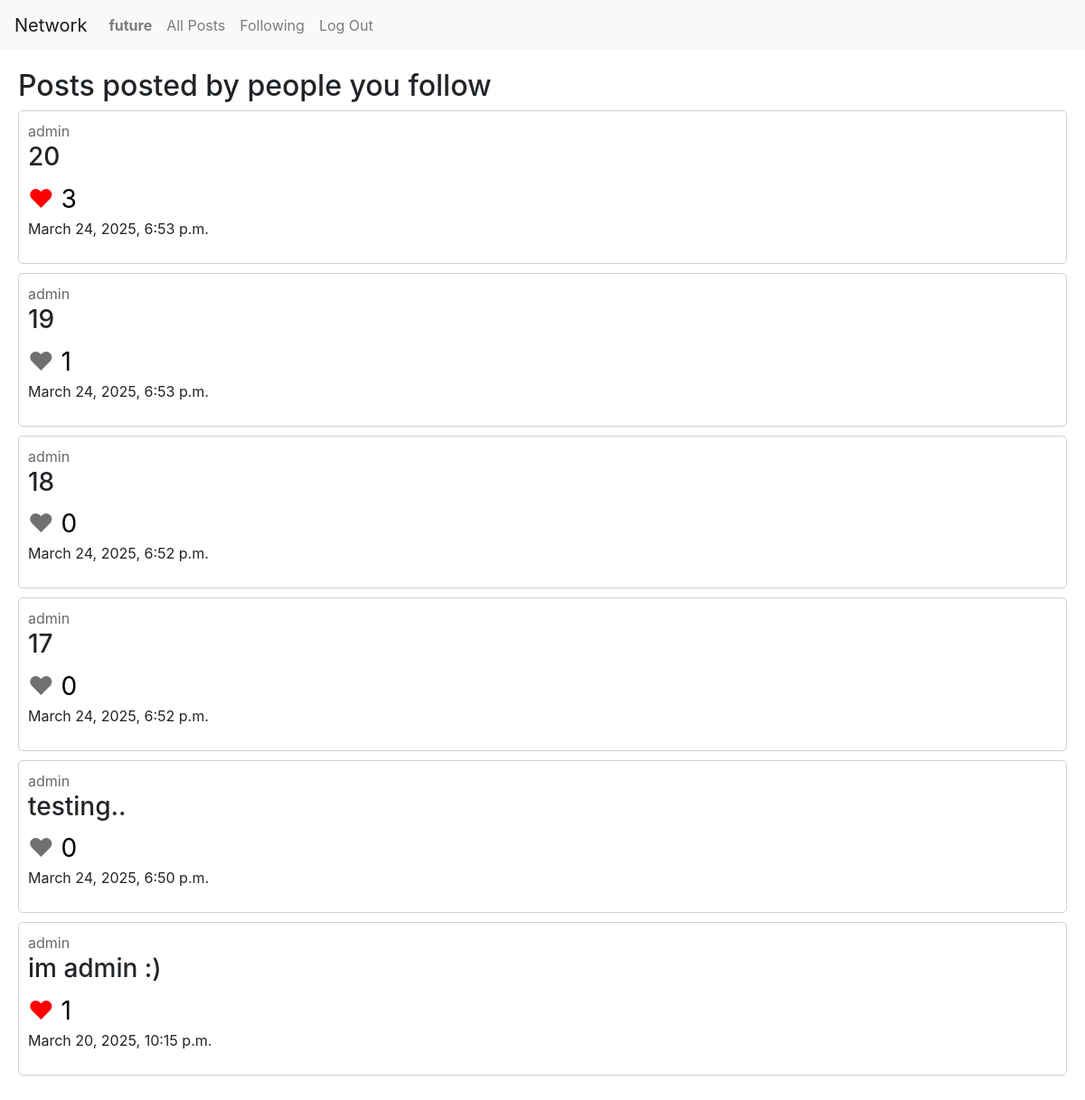
Before: /following (signed in) with the older database file.
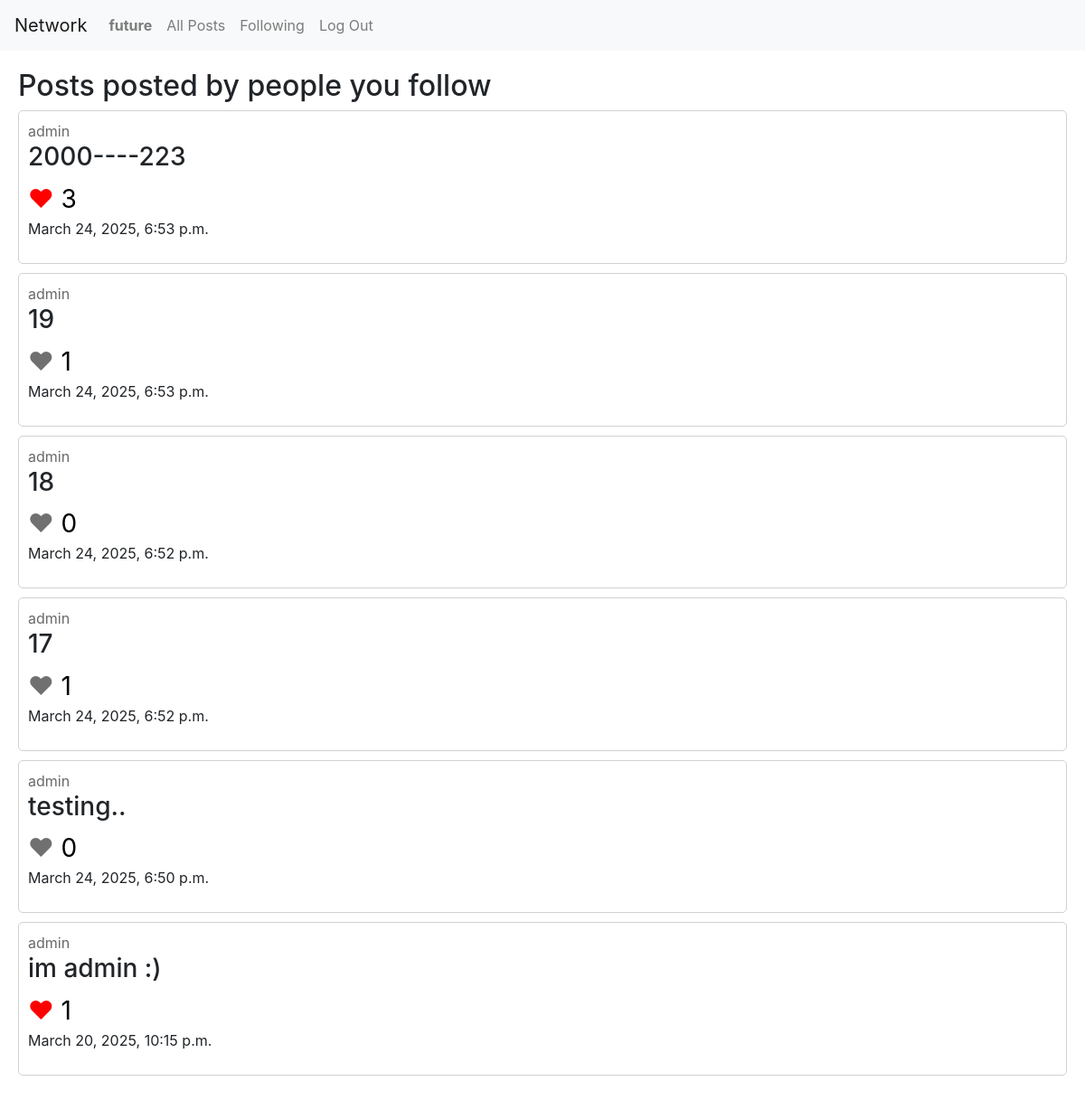
After: the same page with the newer database file.
### network/models.py (models this page shows, shortened)
class Post(models.Model):
    content = models.TextField(max_length=250)
    likes = models.ManyToManyField(User, blank=True, related_name="users_who_liked")
    creator = models.ForeignKey(User, on_delete=models.CASCADE)
    timestamp = models.DateTimeField(auto_now_add=True)

class User(AbstractUser):
    followers = models.ManyToManyField("self", blank=True, symmetrical=False, related_name="following_users")
    following = models.ManyToManyField("self", blank=True, symmetrical=False, related_name="followers_users")

### network/views.py (the view)
# urls.py: path("following", views.followed_posts, name="followed_posts"),
@login_required
def followed_posts(request):
    user = User.objects.get(username=request.user.username)
    all_posts = Post.objects.filter(creator__in=user.following.all()).order_by("-timestamp")
    page = request.GET.get('page')
    paginator = Paginator(all_posts, 10)
    page_obj = paginator.get_page(page)
    return render(request, "network/followed_posts.html", {
        "all_posts": page_obj
    })

### network/templates/network/followed_posts.html
{% extends "network/layout.html" %}
{% block body %}
    <h2>Posts posted by people you follow</h2>
    {% include 'network/posts.html' %}
{% endblock %}

### network/templates/network/posts.html (shortened to what this page needs)
{% for post in all_posts %}
    <div class="post">
        <span class="firstspan"><a href="{% url 'user_account' post.creator %}" class="user-link">{{ post.creator }}</a></span>
        <h3 class="post-content">{{ post.content }}</h3>
        {% if user.is_authenticated %}
            {% if user in post.likes.all %}
                <span class="heart-liked" data-post-id="{{ post.id }}">
                    &hearts;
                </span>
            {% else %}
                <span class="heart" data-post-id="{{ post.id }}">
                    &hearts;
                </span>
            {% endif %}
        {% else %}
            <span class="heart-unlikable" data-post-id="{{ post.id }}">
                &hearts;
            </span>
        {% endif %}
        <span class="likes"> {{ post.likes.count }}</span>
        <p>
        <span>{{ post.timestamp }}</span>
        </p>
    </div>
    {% empty %}
    <h3>No posts at the moment</h3>
{% endfor %}
<div class="pagination text-center">
</div>

Changed rows visible on the page:
changed Post (number 1 of 6 on the later page): content "20" → "2000----223"
computed for Post (number 4 of 6 on the later page): likes.count "0" → "1"
